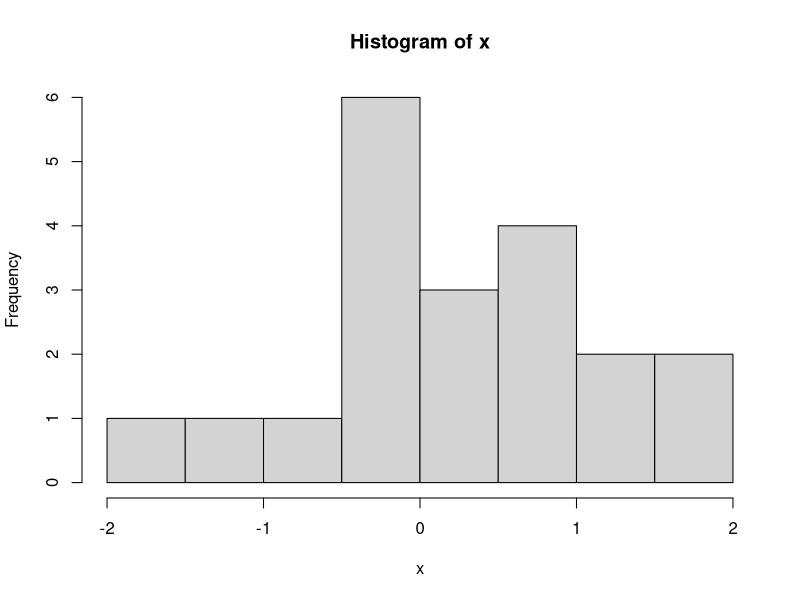
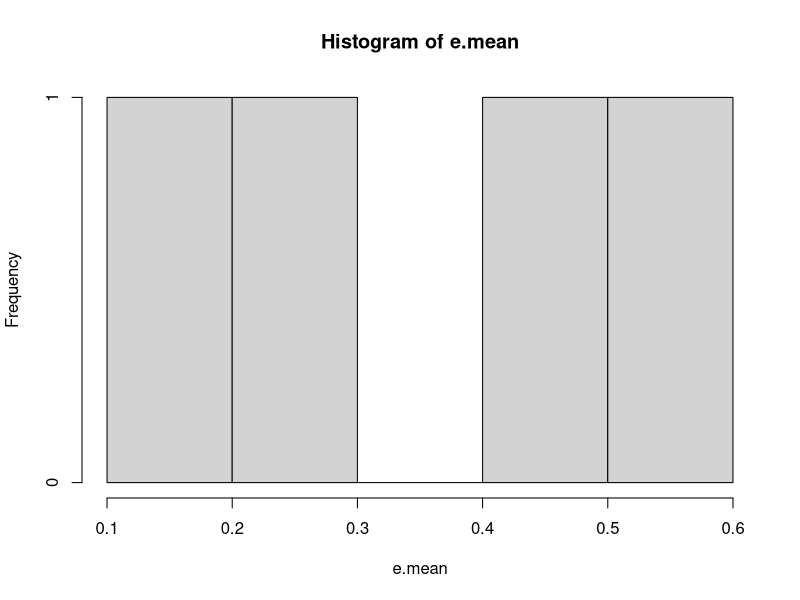

Write R code to recreate these figures, in order. (Note: this script raises an error after producing the figures.)
#zad. 1 Wygenerować próbę 20 elementową z rozkładu normalnego
x = rnorm(20, 0, 1)
hist(x)

#zad. 2 Wyznaczyć estymator średniej korzystając z metody bootstrap oraz jackknife
#metoda bootstrap
boot <- lapply(1:4, function(i) sample(x, replace = T)) 
e.mean <- sapply(boot, mean) #oblicza średnia dla każdej z próby bootstrapowej
e.mean
hist(e.mean) #wyświetlanie histogramu rozkładu median

jackknife <- function(X, ES) { #X - wektor danych, ES- funkcja estymująca (np. mean)
  n <- length(X)
  ests <- numeric(n)
  for (i in 1:n)
    ests[i] <- ES(X[-i])
    hist(ests)
    return (ests)}

#zad. 3 Oszacuj błąd standardowy i obciążenia dla estymatora średniej.
standard.error <- function(x) { #błąd std.
  sd(x)/sqrt(length(x))
}

S2var <- function(X){ #wariancja
  m <- mean(X)
  sum((x-m)^2)/(length(X))
}

bootstrap <- function(X, n){ #X- wektor danych, n- liczba powtórzeń bootstrapowych
  mi <- mean(X)
  boot <- lapply(1:n, function(i) sample(X, replace = T))
  e.mean <- sapply(boot, mean)
  se <- standard.error(e.mean)
  bias <- mean(e.mean) - mi 
  structure(list("SE"=se, "obciążenie estymatora średniej"=bias, "estymator średniej" = e.mean))
}

jackknife2 <- function(X, ES) { 
  mi <- mean(X) 
  n <- length(X)
  ests <- numeric(n)
  for (i in 1:n)
    ests[i] <- ES(X[-i])
  se = standard.error(ests)
  bias <- mean(ests)- mi
  structure(list("SE" = se, "obciążenie estymatora średniej" = bias, "estymator średniej" = ests))}

bootstrap(x, 20)
jackknife2(x, mean)

#zad. 4 Powtórzyć powyższe postępowanie 100-krotnie. 
#Czy obie metody dają powtarzalne wyniki?
#Czy jakąś metodę można uznać za lepszą?

#powtórzenie 100-krotne
for (i in 1:100){
  x = rnorm(20, 0, 1)
  print(bootstrap(x, 10))
  print(jackknife2(x, mean))
}

#prób 100
x = rnorm(100, 0, 1)
bootstrap(x, 100)
jackknife2(x, mean)


#zad. 5 Wykonaż powyższe punkty dla dwóch innych wybranych rozkłądów prawdopodobieństwa.

#powtórzenie 100-krotne
X2 <- rchisq(20, df = 15)
poisson <- rpois(20, lambda = 3)
for (i in 1:100){
  print(bootstrap(X2, 5))
  print(jackknife_sd(X2, mean))
  print(bootstrap(poisson, 5))
  print(jackknife_sd(poisson, mean))}

#prób 100
X2 <- rchisq(100, df = 15)
poisson <- rpois(100, lambda = 3)
bootstrap(X2, 100)
jackknife_sd(X2, mean)
bootstrap(poisson, 100)
jackknife2(poisson, mean)
